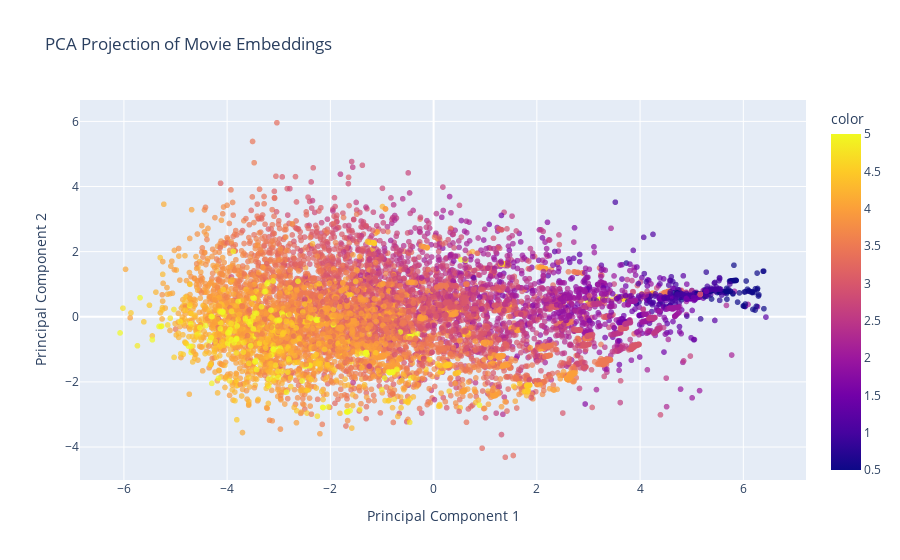

Source (notebook cell):
### Code cell
from sklearn.preprocessing import StandardScaler
from sklearn.decomposition import PCA
import plotly.express as px

#TOFILL

# Load the movies.csv file
movies_df = pd.read_csv('movies.csv')

# Function to get movie embeddings
def get_movie_embeddings(model):
    movie_layer_weights = model.get_weights()[1]
    return movie_layer_weights

# Replace 'best_model' with the actual variable holding your trained model
movie_embeddings = get_movie_embeddings(best_model)

# Scale movie embeddings
scaler = StandardScaler()
movie_embeddings_scaled = scaler.fit_transform(movie_embeddings)

# Perform PCA on movie embeddings
pca = PCA(n_components=2)
movie_embeddings_pca = pca.fit_transform(movie_embeddings_scaled)

# Create a DataFrame with movie titles and PCA components
movies_pca_df = pd.DataFrame({
    'title': movie_titles,
    'PCA1': movie_embeddings_pca[:, 0],
    'PCA2': movie_embeddings_pca[:, 1]
})

# Create an interactive scatter plot with Plotly
fig = px.scatter(
    movies_pca_df, 
    x='PCA1', 
    y='PCA2', 
    #text='title', 
    title='PCA Projection of Movie Embeddings',
    labels={'PCA1': 'Principal Component 1', 'PCA2': 'Principal Component 2'},
    hover_name='title',
    opacity=0.7,
    color = movie_average_rates
)

fig.update_traces(textposition='top center', textfont=dict(size=8))
fig.update_layout(showlegend=False)
fig.show()

### Figure 1 — Plotly figure (JSON) as saved in the notebook; plotly's stock layout.template omitted (floating-point values rounded to 4 significant figures; data arrays with more than 128 entries replaced by an {"elided": "..."} marker saying what was removed)
{"data": [{"hovertemplate": "<b>%{hovertext}</b><br><br>Principal Component 1=%{x}<br>Principal Component 2=%{y}<br>color=%{marker.color}<extra></extra>", "hovertext": {"elided": "9724 str values"}, "legendgroup": "", "marker": {"color": {"elided": "9724 float values"}, "coloraxis": "coloraxis", "opacity": 0.7, "symbol": "circle"}, "mode": "markers", "name": "", "showlegend": false, "textfont": {"size": 8}, "textposition": "top center", "type": "scattergl", "x": {"elided": "9724 float values"}, "xaxis": "x", "y": {"elided": "9724 float values"}, "yaxis": "y"}], "layout": {"coloraxis": {"colorbar": {"title": {"text": "color"}}, "colorscale": [[0, "#0d0887"], [0.1111, "#46039f"], [0.2222, "#7201a8"], [0.3333, "#9c179e"], [0.4444, "#bd3786"], [0.5556, "#d8576b"], [0.6667, "#ed7953"], [0.7778, "#fb9f3a"], [0.8889, "#fdca26"], [1, "#f0f921"]]}, "legend": {"tracegroupgap": 0}, "showlegend": false, "title": {"text": "PCA Projection of Movie Embeddings"}, "xaxis": {"anchor": "y", "domain": [0, 1], "title": {"text": "Principal Component 1"}}, "yaxis": {"anchor": "x", "domain": [0, 1], "title": {"text": "Principal Component 2"}}}}
